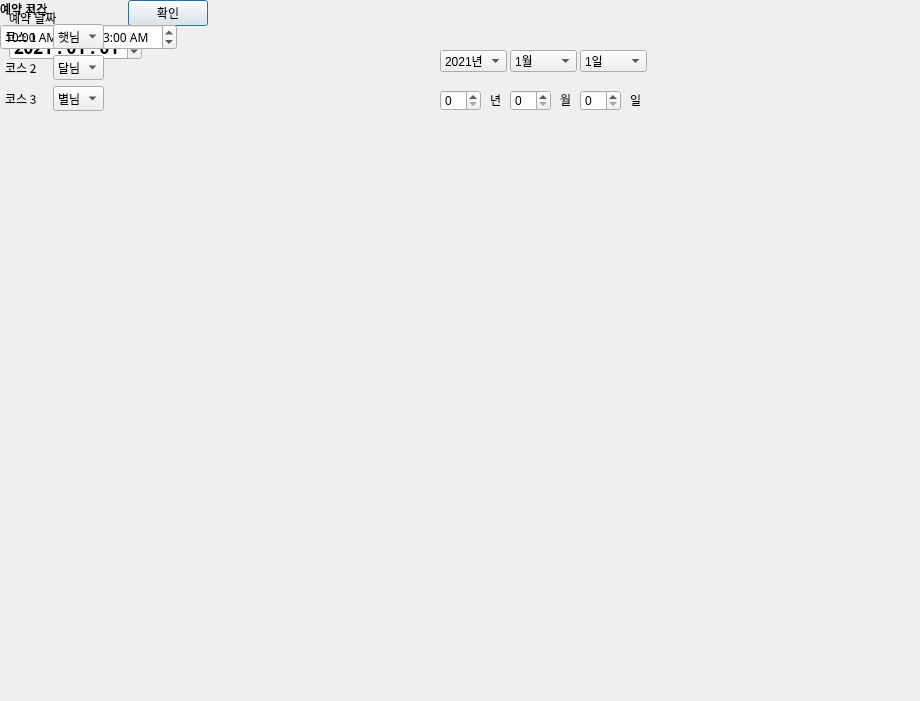
<?xml version="1.0" encoding="UTF-8"?>
<ui version="4.0">
 <class>Dialog</class>
 <widget class="QDialog" name="Dialog">
  <property name="geometry">
   <rect>
    <x>0</x>
    <y>0</y>
    <width>920</width>
    <height>701</height>
   </rect>
  </property>
  <property name="windowTitle">
   <string>Dialog</string>
  </property>
  <widget class="QWidget" name="">
   <layout class="QHBoxLayout" name="horizontalLayout_30">
    <item>
     <layout class="QHBoxLayout" name="horizontalLayout_31">
      <item>
       <spacer name="horizontalSpacer_52">
        <property name="orientation">
         <enum>Qt::Horizontal</enum>
        </property>
        <property name="sizeHint" stdset="0">
         <size>
          <width>128</width>
          <height>20</height>
         </size>
        </property>
       </spacer>
      </item>
      <item>
       <widget class="QPushButton" name="btn_check">
        <property name="text">
         <string>확인</string>
        </property>
       </widget>
      </item>
     </layout>
    </item>
   </layout>
  </widget>
  <widget class="QWidget" name="">
   <property name="geometry">
    <rect>
     <x>9</x>
     <y>9</y>
     <width>186</width>
     <height>51</height>
    </rect>
   </property>
   <layout class="QHBoxLayout" name="horizontalLayout_24">
    <item>
     <layout class="QVBoxLayout" name="verticalLayout_16">
      <item>
       <widget class="QLabel" name="bookingDate">
        <property name="text">
         <string>예약 날짜</string>
        </property>
       </widget>
      </item>
      <item>
       <widget class="QDateEdit" name="dateWidget">
        <property name="font">
         <font>
          <family>맑은 고딕</family>
          <pointsize>13</pointsize>
          <weight>75</weight>
          <bold>true</bold>
         </font>
        </property>
        <property name="dateTime">
         <datetime>
          <hour>0</hour>
          <minute>0</minute>
          <second>0</second>
          <year>2021</year>
          <month>1</month>
          <day>1</day>
         </datetime>
        </property>
        <property name="displayFormat">
         <string>yyyy . MM . dd</string>
        </property>
       </widget>
      </item>
     </layout>
    </item>
    <item>
     <spacer name="horizontalSpacer_41">
      <property name="orientation">
       <enum>Qt::Horizontal</enum>
      </property>
      <property name="sizeHint" stdset="0">
       <size>
        <width>41</width>
        <height>22</height>
       </size>
      </property>
     </spacer>
    </item>
   </layout>
  </widget>
  <widget class="QWidget" name="">
   <layout class="QVBoxLayout" name="verticalLayout_17">
    <item>
     <widget class="QLabel" name="label_bookingTime">
      <property name="text">
       <string>예약 시간</string>
      </property>
     </widget>
    </item>
    <item>
     <layout class="QHBoxLayout" name="horizontalLayout_26">
      <item>
       <widget class="QTimeEdit" name="startTime">
        <property name="font">
         <font>
          <family>맑은 고딕</family>
         </font>
        </property>
        <property name="wrapping">
         <bool>false</bool>
        </property>
        <property name="dateTime">
         <datetime>
          <hour>10</hour>
          <minute>0</minute>
          <second>0</second>
          <year>2000</year>
          <month>1</month>
          <day>1</day>
         </datetime>
        </property>
        <property name="displayFormat">
         <string>h:mm AP</string>
        </property>
       </widget>
      </item>
      <item>
       <widget class="QLabel" name="label_tilde">
        <property name="font">
         <font>
          <family>맑은 고딕</family>
         </font>
        </property>
        <property name="text">
         <string>~</string>
        </property>
       </widget>
      </item>
      <item>
       <widget class="QTimeEdit" name="endTime">
        <property name="font">
         <font>
          <family>맑은 고딕</family>
         </font>
        </property>
        <property name="dateTime">
         <datetime>
          <hour>3</hour>
          <minute>0</minute>
          <second>0</second>
          <year>2000</year>
          <month>1</month>
          <day>1</day>
         </datetime>
        </property>
        <property name="displayFormat">
         <string>h:mm AP</string>
        </property>
       </widget>
      </item>
      <item>
       <spacer name="horizontalSpacer_42">
        <property name="orientation">
         <enum>Qt::Horizontal</enum>
        </property>
        <property name="sizeHint" stdset="0">
         <size>
          <width>40</width>
          <height>20</height>
         </size>
        </property>
       </spacer>
      </item>
     </layout>
    </item>
   </layout>
  </widget>
  <widget class="QWidget" name="">
   <layout class="QVBoxLayout" name="verticalLayout_18">
    <item>
     <widget class="QLabel" name="bookingCourse">
      <property name="font">
       <font>
        <family>맑은 고딕</family>
       </font>
      </property>
      <property name="text">
       <string>예약 코스</string>
      </property>
     </widget>
    </item>
    <item>
     <layout class="QHBoxLayout" name="horizontalLayout_27">
      <item>
       <spacer name="horizontalSpacer">
        <property name="orientation">
         <enum>Qt::Horizontal</enum>
        </property>
        <property name="sizeType">
         <enum>QSizePolicy::Minimum</enum>
        </property>
        <property name="sizeHint" stdset="0">
         <size>
          <width>5</width>
          <height>20</height>
         </size>
        </property>
       </spacer>
      </item>
      <item>
       <widget class="QLabel" name="label_course1">
        <property name="font">
         <font>
          <family>맑은 고딕</family>
         </font>
        </property>
        <property name="text">
         <string>코스 1</string>
        </property>
       </widget>
      </item>
      <item>
       <spacer name="horizontalSpacer_44">
        <property name="orientation">
         <enum>Qt::Horizontal</enum>
        </property>
        <property name="sizeType">
         <enum>QSizePolicy::Fixed</enum>
        </property>
        <property name="sizeHint" stdset="0">
         <size>
          <width>10</width>
          <height>0</height>
         </size>
        </property>
       </spacer>
      </item>
      <item>
       <widget class="QComboBox" name="course1">
        <property name="font">
         <font>
          <family>맑은 고딕</family>
         </font>
        </property>
        <item>
         <property name="text">
          <string>햇님</string>
         </property>
        </item>
        <item>
         <property name="text">
          <string>달님</string>
         </property>
        </item>
        <item>
         <property name="text">
          <string>별님</string>
         </property>
        </item>
       </widget>
      </item>
      <item>
       <spacer name="horizontalSpacer_45">
        <property name="orientation">
         <enum>Qt::Horizontal</enum>
        </property>
        <property name="sizeHint" stdset="0">
         <size>
          <width>50</width>
          <height>20</height>
         </size>
        </property>
       </spacer>
      </item>
     </layout>
    </item>
    <item>
     <layout class="QHBoxLayout" name="horizontalLayout_28">
      <item>
       <spacer name="horizontalSpacer_46">
        <property name="orientation">
         <enum>Qt::Horizontal</enum>
        </property>
        <property name="sizeType">
         <enum>QSizePolicy::Minimum</enum>
        </property>
        <property name="sizeHint" stdset="0">
         <size>
          <width>5</width>
          <height>20</height>
         </size>
        </property>
       </spacer>
      </item>
      <item>
       <widget class="QLabel" name="label_course2">
        <property name="font">
         <font>
          <family>맑은 고딕</family>
         </font>
        </property>
        <property name="text">
         <string>코스 2</string>
        </property>
       </widget>
      </item>
      <item>
       <spacer name="horizontalSpacer_47">
        <property name="orientation">
         <enum>Qt::Horizontal</enum>
        </property>
        <property name="sizeType">
         <enum>QSizePolicy::Fixed</enum>
        </property>
        <property name="sizeHint" stdset="0">
         <size>
          <width>10</width>
          <height>0</height>
         </size>
        </property>
       </spacer>
      </item>
      <item>
       <widget class="QComboBox" name="course2">
        <property name="font">
         <font>
          <family>맑은 고딕</family>
         </font>
        </property>
        <property name="currentIndex">
         <number>1</number>
        </property>
        <item>
         <property name="text">
          <string>햇님</string>
         </property>
        </item>
        <item>
         <property name="text">
          <string>달님</string>
         </property>
        </item>
        <item>
         <property name="text">
          <string>별님</string>
         </property>
        </item>
       </widget>
      </item>
      <item>
       <spacer name="horizontalSpacer_48">
        <property name="orientation">
         <enum>Qt::Horizontal</enum>
        </property>
        <property name="sizeHint" stdset="0">
         <size>
          <width>50</width>
          <height>20</height>
         </size>
        </property>
       </spacer>
      </item>
     </layout>
    </item>
    <item>
     <layout class="QHBoxLayout" name="horizontalLayout_29">
      <item>
       <spacer name="horizontalSpacer_49">
        <property name="orientation">
         <enum>Qt::Horizontal</enum>
        </property>
        <property name="sizeType">
         <enum>QSizePolicy::Minimum</enum>
        </property>
        <property name="sizeHint" stdset="0">
         <size>
          <width>5</width>
          <height>20</height>
         </size>
        </property>
       </spacer>
      </item>
      <item>
       <widget class="QLabel" name="label_course3">
        <property name="font">
         <font>
          <family>맑은 고딕</family>
         </font>
        </property>
        <property name="text">
         <string>코스 3</string>
        </property>
       </widget>
      </item>
      <item>
       <spacer name="horizontalSpacer_50">
        <property name="orientation">
         <enum>Qt::Horizontal</enum>
        </property>
        <property name="sizeType">
         <enum>QSizePolicy::Fixed</enum>
        </property>
        <property name="sizeHint" stdset="0">
         <size>
          <width>10</width>
          <height>20</height>
         </size>
        </property>
       </spacer>
      </item>
      <item>
       <widget class="QComboBox" name="course3">
        <property name="font">
         <font>
          <family>맑은 고딕</family>
         </font>
        </property>
        <property name="currentIndex">
         <number>2</number>
        </property>
        <item>
         <property name="text">
          <string>햇님</string>
         </property>
        </item>
        <item>
         <property name="text">
          <string>달님</string>
         </property>
        </item>
        <item>
         <property name="text">
          <string>별님</string>
         </property>
        </item>
       </widget>
      </item>
      <item>
       <spacer name="horizontalSpacer_51">
        <property name="orientation">
         <enum>Qt::Horizontal</enum>
        </property>
        <property name="sizeHint" stdset="0">
         <size>
          <width>50</width>
          <height>20</height>
         </size>
        </property>
       </spacer>
      </item>
     </layout>
    </item>
   </layout>
  </widget>
  <widget class="QComboBox" name="comboBox">
   <property name="geometry">
    <rect>
     <x>510</x>
     <y>50</y>
     <width>67</width>
     <height>22</height>
    </rect>
   </property>
   <item>
    <property name="text">
     <string>1월</string>
    </property>
   </item>
   <item>
    <property name="text">
     <string>2월</string>
    </property>
   </item>
   <item>
    <property name="text">
     <string>3월</string>
    </property>
   </item>
   <item>
    <property name="text">
     <string>4월</string>
    </property>
   </item>
   <item>
    <property name="text">
     <string>5월</string>
    </property>
   </item>
   <item>
    <property name="text">
     <string>6월</string>
    </property>
   </item>
   <item>
    <property name="text">
     <string>7월</string>
    </property>
   </item>
   <item>
    <property name="text">
     <string>8월</string>
    </property>
   </item>
   <item>
    <property name="text">
     <string>9월</string>
    </property>
   </item>
   <item>
    <property name="text">
     <string>10월</string>
    </property>
   </item>
   <item>
    <property name="text">
     <string>11월</string>
    </property>
   </item>
   <item>
    <property name="text">
     <string>12월</string>
    </property>
   </item>
  </widget>
  <widget class="QSpinBox" name="spinBox">
   <property name="geometry">
    <rect>
     <x>440</x>
     <y>90</y>
     <width>41</width>
     <height>21</height>
    </rect>
   </property>
  </widget>
  <widget class="QComboBox" name="comboBox_2">
   <property name="geometry">
    <rect>
     <x>580</x>
     <y>50</y>
     <width>67</width>
     <height>22</height>
    </rect>
   </property>
   <item>
    <property name="text">
     <string>1일</string>
    </property>
   </item>
   <item>
    <property name="text">
     <string>2일</string>
    </property>
   </item>
   <item>
    <property name="text">
     <string>3일</string>
    </property>
   </item>
   <item>
    <property name="text">
     <string>4일</string>
    </property>
   </item>
   <item>
    <property name="text">
     <string>5일</string>
    </property>
   </item>
   <item>
    <property name="text">
     <string>6일</string>
    </property>
   </item>
   <item>
    <property name="text">
     <string>7일</string>
    </property>
   </item>
   <item>
    <property name="text">
     <string>8일</string>
    </property>
   </item>
   <item>
    <property name="text">
     <string>9일</string>
    </property>
   </item>
   <item>
    <property name="text">
     <string>10일</string>
    </property>
   </item>
   <item>
    <property name="text">
     <string>11일</string>
    </property>
   </item>
   <item>
    <property name="text">
     <string>12일</string>
    </property>
   </item>
   <item>
    <property name="text">
     <string>13일</string>
    </property>
   </item>
   <item>
    <property name="text">
     <string>14일</string>
    </property>
   </item>
   <item>
    <property name="text">
     <string>15일</string>
    </property>
   </item>
   <item>
    <property name="text">
     <string>16일</string>
    </property>
   </item>
   <item>
    <property name="text">
     <string>17일</string>
    </property>
   </item>
   <item>
    <property name="text">
     <string>18일</string>
    </property>
   </item>
   <item>
    <property name="text">
     <string>19일</string>
    </property>
   </item>
   <item>
    <property name="text">
     <string>20일</string>
    </property>
   </item>
   <item>
    <property name="text">
     <string>21일</string>
    </property>
   </item>
   <item>
    <property name="text">
     <string>22일</string>
    </property>
   </item>
   <item>
    <property name="text">
     <string>23일</string>
    </property>
   </item>
   <item>
    <property name="text">
     <string>24일</string>
    </property>
   </item>
   <item>
    <property name="text">
     <string>25일</string>
    </property>
   </item>
   <item>
    <property name="text">
     <string>26일</string>
    </property>
   </item>
  </widget>
  <widget class="QComboBox" name="comboBox_3">
   <property name="geometry">
    <rect>
     <x>440</x>
     <y>50</y>
     <width>67</width>
     <height>22</height>
    </rect>
   </property>
   <item>
    <property name="text">
     <string>2021년</string>
    </property>
   </item>
   <item>
    <property name="text">
     <string>2022년</string>
    </property>
   </item>
  </widget>
  <widget class="QLabel" name="label">
   <property name="geometry">
    <rect>
     <x>490</x>
     <y>90</y>
     <width>16</width>
     <height>20</height>
    </rect>
   </property>
   <property name="text">
    <string>년</string>
   </property>
  </widget>
  <widget class="QLabel" name="label_4">
   <property name="geometry">
    <rect>
     <x>560</x>
     <y>90</y>
     <width>16</width>
     <height>20</height>
    </rect>
   </property>
   <property name="text">
    <string>월</string>
   </property>
  </widget>
  <widget class="QSpinBox" name="spinBox_2">
   <property name="geometry">
    <rect>
     <x>510</x>
     <y>90</y>
     <width>41</width>
     <height>21</height>
    </rect>
   </property>
  </widget>
  <widget class="QLabel" name="label_5">
   <property name="geometry">
    <rect>
     <x>630</x>
     <y>90</y>
     <width>16</width>
     <height>20</height>
    </rect>
   </property>
   <property name="text">
    <string>일</string>
   </property>
  </widget>
  <widget class="QSpinBox" name="spinBox_3">
   <property name="geometry">
    <rect>
     <x>580</x>
     <y>90</y>
     <width>41</width>
     <height>21</height>
    </rect>
   </property>
  </widget>
 </widget>
 <resources/>
 <connections/>
</ui>
